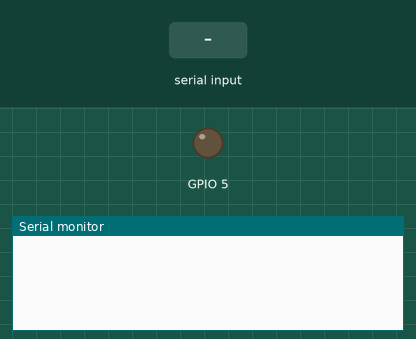
A program run on a simulated ESP32. Shown: output pins drawn as LEDs (lit = HIGH), the last lines printed to the serial monitor. The inputs (shaded band) are chosen by the test bench. Storage starts empty.

Above: at 1.2 s.
1.3 s: "datafile\n" received over Serial
At 1.6 s:
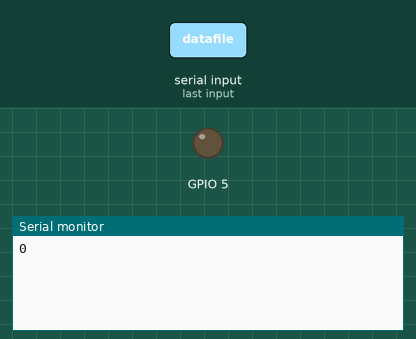
2.8 s: "loaddata\n" received over Serial
At 4.0 s:
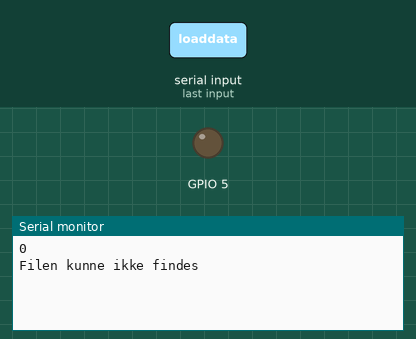

Measured:
- after the input at 1.3 s, the serial monitor: prints a new line at once (image 1)
- after the input at 2.8 s, the serial monitor: prints a new line at once (image 2)

The program:

main.cpp
```cpp
#include <Arduino.h>
#include <SD.h>

int dataLength = 10;

File myFile;
File root;

String message = "0";
String textdata;
String datanummer;


#define lineSize 23;
unsigned long fileSize;
unsigned long numLines;


void printDirectory(File dir) { //dir skal være root directory - dvs. den mappe .txt filerne gemmes i
  uint8_t fileCount = 0;


  while (true) {

    File entry =  dir.openNextFile(); //Går ind i directoriet, returnerer næste fil i mappen
    if (!entry) { //Hvis ikke flere filer, stop while-loop
      // no more files
        Serial.println(fileCount); //Muligvis løsningen på Matlab - sender én int frem for x antal filnavne
           break;
    }
    //Serial.println(entry.name()); //printer næste filnavn.
    fileCount++;
    entry.close(); //lukker filen
  }
}

void setup() {
Serial.begin(115200);


pinMode(5,OUTPUT);
 SD.begin(5); //SS pin


}

void loop() {

if (Serial.available() > 0) {

  message = Serial.readStringUntil('\n');

  if (message.indexOf ("datafile")>= 0)
    {
      root = SD.open("/"); //åbner nuværende directory, bestemt ved "/"
      printDirectory(root); //Læser filnavne i nuværende directory, printer til seriel porten
      root.close();

    }

  if (message.indexOf ("loaddata")>= 0){ //Matlab sender "loaddata"
  datanummer = message.substring(8,message.length());

      myFile = SD.open("/data" + datanummer + ".txt",FILE_READ); //Åbner filen som en readfil
        if (!myFile)
        {
           Serial.println("Filen kunne ikke findes");
        }
        else
        {
             fileSize = myFile.size(); //finder størrelsen af hver fil
          numLines = fileSize/lineSize; //filstørrelsen deles med linjestørrelse. Sådan findes antal linjer.

          Serial.println(numLines); //Sender antal linjer i filen til Matlab -> Evt. til brug i For-loop
          delay(1000); //Delay således at den kan nå at sende numLines til MatLab før MatLab begynder at læse data

          for(uint16_t i = 0;i<=numLines;i++)
          {
          textdata = myFile.readStringUntil('\n'); // alle dele af string'en, indtil \n (newline). Så kører den for-loopet igennem igen, indtil den har gjort det for alle linjer af .txt fil (numLines)
          Serial.println(textdata);
          delay(1); //Delay for at undgå synkroniseringsissues
          }

        }

      //læs linje for linje
      myFile.close();
    }

  }
}
```
